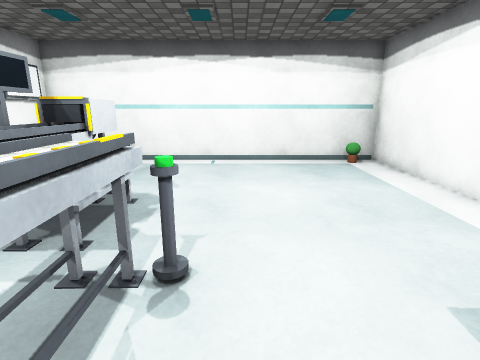
[1] (above)

13 first-person views from a walk through a Unity game level. The camera is 1.3 m above the floor, tilts 14° down and sees 80° across. The floor is counted in squares, 0.5 m on a side. Each view is taken from the middle of a square. On the plan, view 1 faces up. The plan holds only what a view shows up to about 19 squares ahead; the rest is blank. The player is left out. Surface patterns are stand-ins for the level's own textures.

[2]
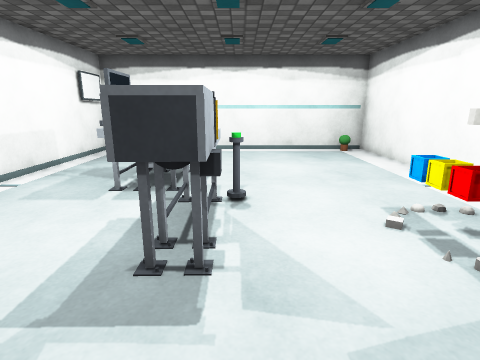

[3]
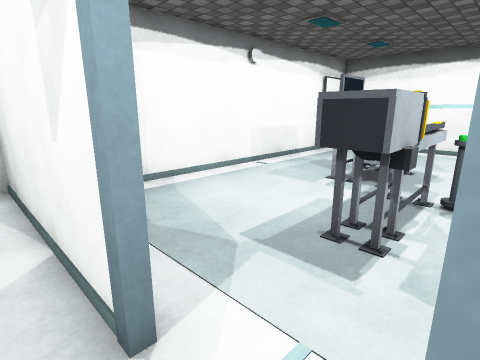

[4]
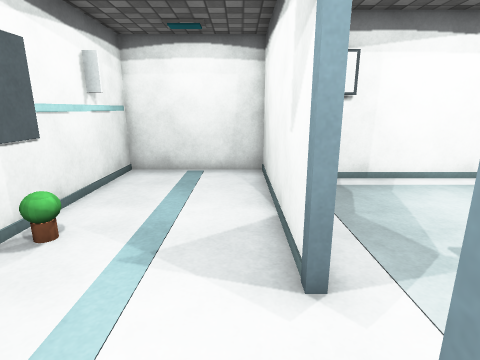

[5]
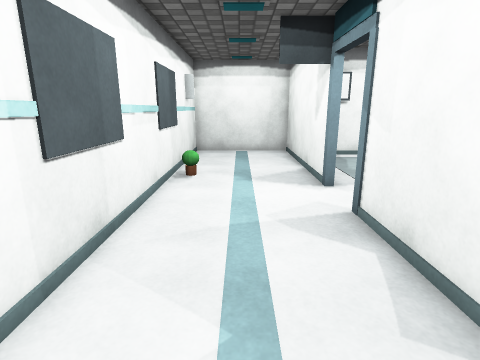

[6]
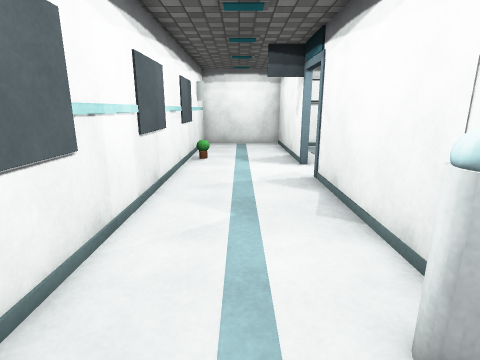

[7]
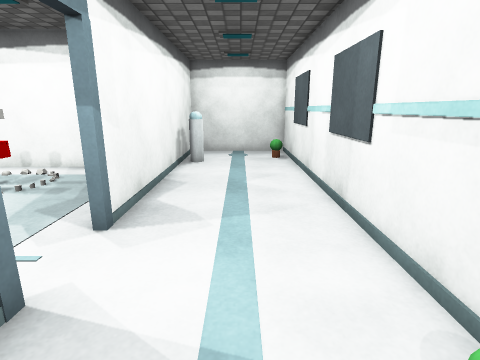

[8]
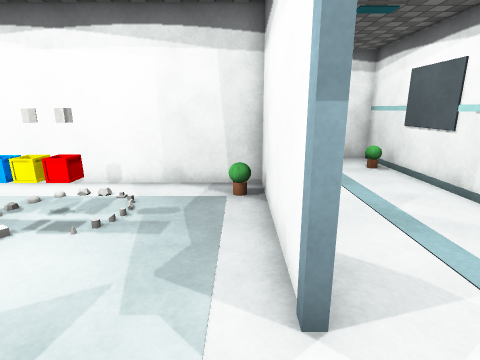

[9]
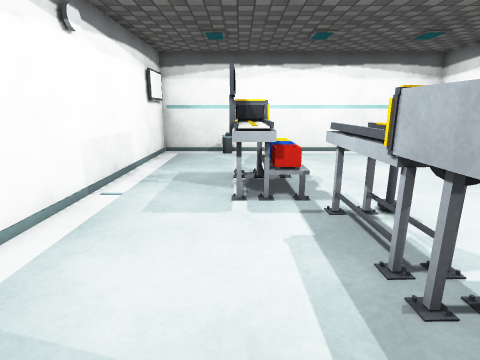

[10]
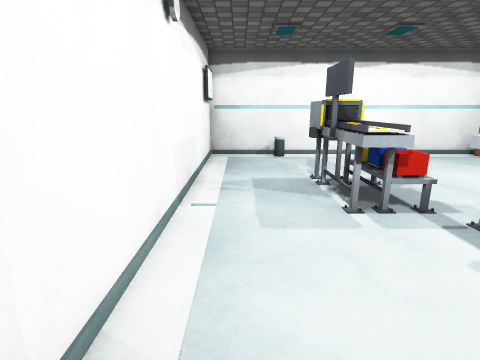

[11]
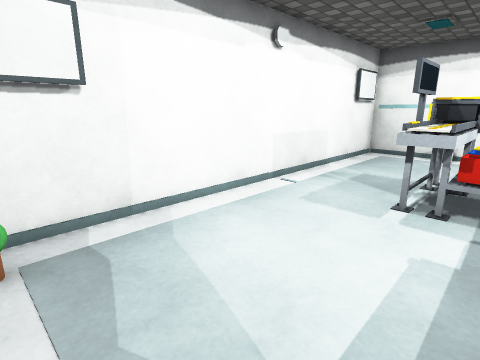

[12]
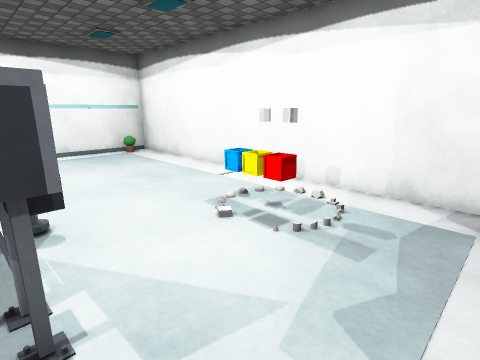

[13]
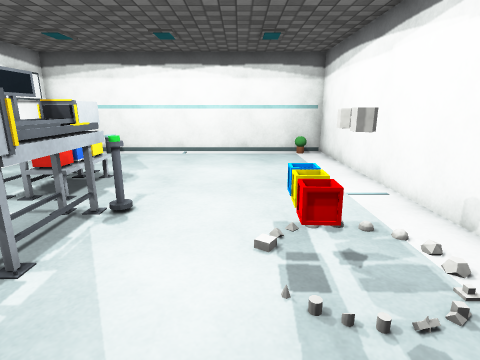

### Floor plan
Points are (right, up) in squares from view 1. A wall is a line through its corners. A room is listed if a view was taken in it or the views show most of it. See-through windows are left out.
Room 1 (views 1, 8, 9, 10, 11, 12, 13)
walls: (-0.1, -3.8) (7, -3.8) (7, 15) (-9.8, 15) (-9.8, -2.8)
ways out: opening at (-1.5, -4) to room 2
objects: other object (-10, -2) to (-9, -2); other object (-10, 13) to (-9, 13); other object (-9, -3); other object (-5, 5) to (-4, 9); other object (-3, 0) to (-1, 5); other object (-1, 4); other object (3, 1) to (3, 2); other object (6, -3); other object (6, 14)
Room 2 (views 2, 3, 4, 5, 6, 7)
walls: (-2.6, -3.6) (-2.6, -4) (-11.3, -4) (-11.3, -9.8) (12.3, -9.8) (12.3, -4) (-0.1, -4) (-0.1, -3.8)
ways out: opening at (-1.5, -4) to room 1
objects: other object (-4, -9); other object (8, -5); other object (9, -5); other object (10, -9)

Where each view was taken, in squares from view 1:
view 1: 0 up, 0 right, facing up
view 2: 4 down, 1 left, facing up
view 3: 5 down, 0 right, facing up-left
view 4: 5 down, 1 right, facing left
view 5: 7 down, 7 right, facing left
view 6: 7 down, 11 right, facing left
view 7: 7 down, 6 left, facing right
view 8: 3 down, 3 left, facing right
view 9: 3 down, 5 left, facing up
view 10: 2 down, 8 left, facing up
view 11: 3 down, 3 left, facing up-left
view 12: 3 down, 2 left, facing up-right
view 13: 3 down, 2 right, facing up
